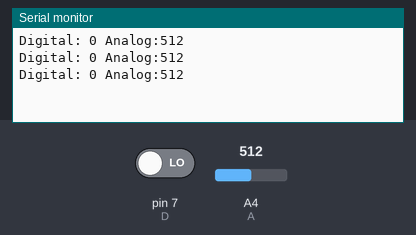
The sketch below on a simulated Arduino Uno, built with avr-gcc and run on an emulated ATmega328P. On the bench: the last lines printed to the serial monitor. The test bench sets the inputs (shaded band); at power-on: A4 (A) = 512, pin 7 (D) LOW.

Above: at 1.3 s.
1.4 s: A4 (A) set to 716
At 1.9 s:
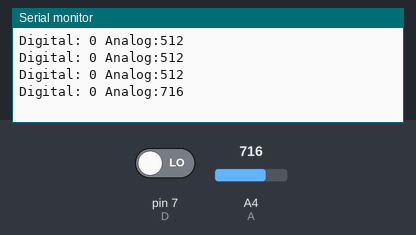
2.9 s: pin 7 (D) driven HIGH
At 3.4 s:
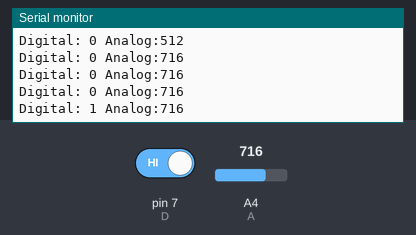
4.4 s: A4 (A) set to 900
At 4.9 s:
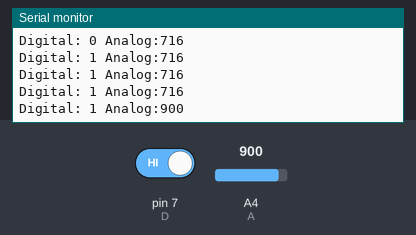
5.9 s: pin 7 (D) driven LOW
At 6.4 s:
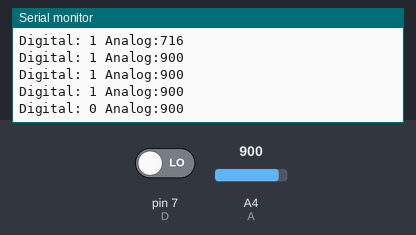
Timing chart, 0 to 8.4 s (numbered marks = the images above; inputs shaded):
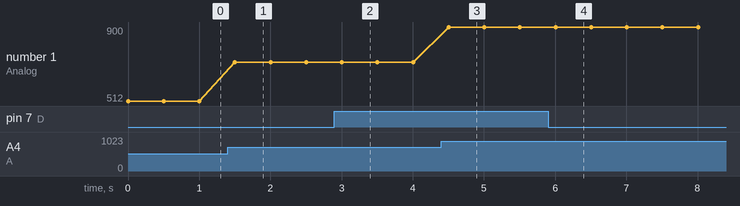

The sketch:

Test.ino
```cpp
int D = 7;
const char A = A4;

void setup() {
  // put your setup code here, to run once:
  Serial.begin(9600);
  pinMode(A, INPUT);
  pinMode(D, INPUT);
}

void loop() {
  // put your main code here, to run repeatedly:
  Serial.print("Digital: ");
  Serial.print(digitalRead(D));
  Serial.print(" Analog:");
  Serial.print(analogRead(A));
  Serial.println();
  delay(500);

}
```

Measured:
- after the input at 1.4 s, the serial monitor: prints a new line after 0.10 s (image 1)
- after the input at 2.9 s, the serial monitor: prints a new line after 0.10 s (image 2)
- after the input at 4.4 s, the serial monitor: prints a new line after 0.10 s (image 3)
- after the input at 5.9 s, the serial monitor: prints a new line after 0.11 s (image 4)
- plotted number 1: 512 → 716 after the input at 1.4 s, 716 → 900 after the input at 4.4 s
